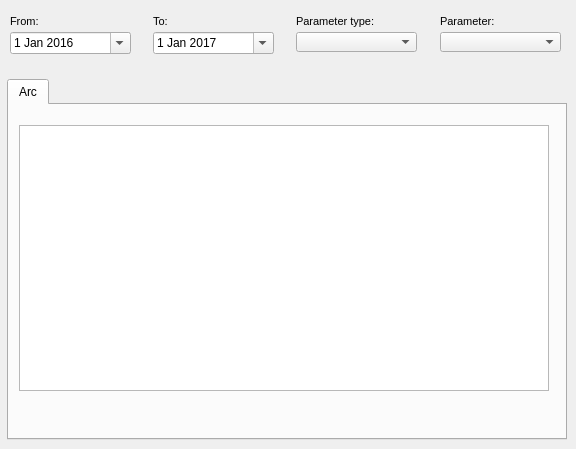
    <widget class="QWidget" name="event">
     <attribute name="title">
      <string>O&amp;&amp;M</string>
     </attribute>
     <widget class="QTabWidget" name="tab_event">
      <property name="geometry">
       <rect>
        <x>7</x>
        <y>79</y>
        <width>560</width>
        <height>361</height>
       </rect>
      </property>
      <property name="currentIndex">
       <number>0</number>
      </property>
      <widget class="QWidget" name="page_event_arc">
       <attribute name="title">
        <string>Arc</string>
       </attribute>
       <widget class="QTableView" name="tbl_event_arc">
        <property name="geometry">
         <rect>
          <x>10</x>
          <y>20</y>
          <width>530</width>
          <height>266</height>
         </rect>
        </property>
        <property name="sortingEnabled">
         <bool>true</bool>
        </property>
       </widget>
      </widget>
     </widget>
     <widget class="QLabel" name="label_event_parameter">
      <property name="geometry">
       <rect>
        <x>440</x>
        <y>10</y>
        <width>91</width>
        <height>22</height>
       </rect>
      </property>
      <property name="font">
       <font>
        <pointsize>8</pointsize>
       </font>
      </property>
      <property name="frameShape">
       <enum>QFrame::NoFrame</enum>
      </property>
      <property name="frameShadow">
       <enum>QFrame::Raised</enum>
      </property>
      <property name="text">
       <string>Parameter:</string>
      </property>
      <property name="textFormat">
       <enum>Qt::AutoText</enum>
      </property>
      <property name="scaledContents">
       <bool>false</bool>
      </property>
      <property name="margin">
       <number>3</number>
      </property>
     </widget>
     <widget class="QLabel" name="label_date_event_to">
      <property name="geometry">
       <rect>
        <x>153</x>
        <y>10</y>
        <width>31</width>
        <height>22</height>
       </rect>
      </property>
      <property name="font">
       <font>
        <pointsize>8</pointsize>
       </font>
      </property>
      <property name="frameShape">
       <enum>QFrame::NoFrame</enum>
      </property>
      <property name="frameShadow">
       <enum>QFrame::Raised</enum>
      </property>
      <property name="text">
       <string>To:</string>
      </property>
      <property name="textFormat">
       <enum>Qt::AutoText</enum>
      </property>
      <property name="scaledContents">
       <bool>false</bool>
      </property>
      <property name="margin">
       <number>3</number>
      </property>
     </widget>
     <widget class="QComboBox" name="event_type">
      <property name="geometry">
       <rect>
        <x>296</x>
        <y>32</y>
        <width>121</width>
        <height>20</height>
       </rect>
      </property>
     </widget>
     <widget class="QComboBox" name="event_id">
      <property name="geometry">
       <rect>
        <x>440</x>
        <y>32</y>
        <width>121</width>
        <height>20</height>
       </rect>
      </property>
     </widget>
     <widget class="QLabel" name="label_date_event_from">
      <property name="geometry">
       <rect>
        <x>10</x>
        <y>10</y>
        <width>90</width>
        <height>22</height>
       </rect>
      </property>
      <property name="font">
       <font>
        <pointsize>8</pointsize>
       </font>
      </property>
      <property name="frameShape">
       <enum>QFrame::NoFrame</enum>
      </property>
      <property name="frameShadow">
       <enum>QFrame::Plain</enum>
      </property>
      <property name="text">
       <string>From:</string>
      </property>
      <property name="textFormat">
       <enum>Qt::AutoText</enum>
      </property>
      <property name="scaledContents">
       <bool>false</bool>
      </property>
      <property name="alignment">
       <set>Qt::AlignLeading|Qt::AlignLeft|Qt::AlignVCenter</set>
      </property>
      <property name="margin">
       <number>3</number>
      </property>
     </widget>
     <widget class="QLabel" name="label_event_parameter_type">
      <property name="geometry">
       <rect>
        <x>296</x>
        <y>10</y>
        <width>81</width>
        <height>22</height>
       </rect>
      </property>
      <property name="font">
       <font>
        <pointsize>8</pointsize>
       </font>
      </property>
      <property name="layoutDirection">
       <enum>Qt::LeftToRight</enum>
      </property>
      <property name="frameShape">
       <enum>QFrame::NoFrame</enum>
      </property>
      <property name="frameShadow">
       <enum>QFrame::Raised</enum>
      </property>
      <property name="text">
       <string>Parameter type:</string>
      </property>
      <property name="textFormat">
       <enum>Qt::AutoText</enum>
      </property>
      <property name="scaledContents">
       <bool>false</bool>
      </property>
      <property name="margin">
       <number>3</number>
      </property>
     </widget>
     <widget class="QDateEdit" name="date_event_from">
      <property name="geometry">
       <rect>
        <x>10</x>
        <y>32</y>
        <width>121</width>
        <height>22</height>
       </rect>
      </property>
      <property name="date">
       <date>
        <year>2016</year>
        <month>1</month>
        <day>1</day>
       </date>
      </property>
      <property name="calendarPopup">
       <bool>true</bool>
      </property>
     </widget>
     <widget class="QDateEdit" name="date_event_to">
      <property name="geometry">
       <rect>
        <x>153</x>
        <y>32</y>
        <width>121</width>
        <height>22</height>
       </rect>
      </property>
      <property name="date">
       <date>
        <year>2017</year>
        <month>1</month>
        <day>1</day>
       </date>
      </property>
      <property name="calendarPopup">
       <bool>true</bool>
      </property>
     </widget>
    </widget>
